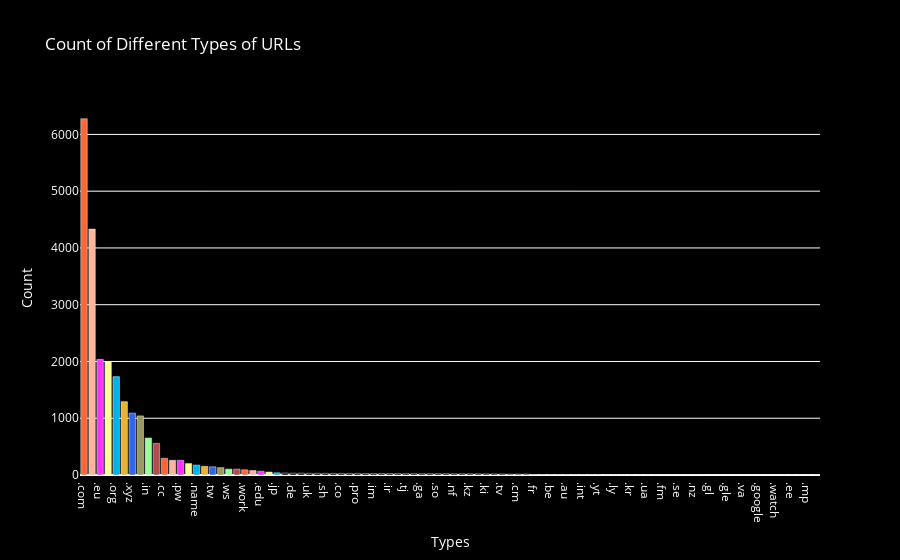

Notebook cell for this chart:
### Markdown cell above
### Plot the `domain_name`
- `.com` has the hightest number
- `.net` has the second
- `.eu` is the thrid

### Code cell
count = df['domain_name'].value_counts()
colors = [
    '#FF6633', '#FFB399', '#FF33FF', '#FFFF99', '#00B3E6',
    '#E6B333', '#3366E6', '#999966', '#99FF99', '#B34D4D',
    '#FF6633', '#FFB399', '#FF33FF', '#FFFF99', '#00B3E6',
    '#E6B333', '#3366E6', '#999966', '#99FF99', '#B34D4D',
    '#FF6633', '#FFB399', '#FF33FF', '#FFFF99', '#00B3E6',
]
fig = go.Figure(data=[go.Bar(x=count.index, y=count, marker=dict(color=colors))])
fig.update_layout(
    xaxis_title='Types',
    yaxis_title='Count',
    title='Count of Different Types of URLs',
    plot_bgcolor='black',
    paper_bgcolor='black',
    font=dict(color='white')
)
fig.update_xaxes(tickfont=dict(color='white'))
fig.update_yaxes(tickfont=dict(color='white'))
fig.show()

### Figure 1 — Plotly figure (JSON) as saved in the notebook; plotly's stock layout.template omitted (floating-point values rounded to 4 significant figures)
{"data": [{"marker": {"color": ["#FF6633", "#FFB399", "#FF33FF", "#FFFF99", "#00B3E6", "#E6B333", "#3366E6", "#999966", "#99FF99", "#B34D4D", "#FF6633", "#FFB399", "#FF33FF", "#FFFF99", "#00B3E6", "#E6B333", "#3366E6", "#999966", "#99FF99", "#B34D4D", "#FF6633", "#FFB399", "#FF33FF", "#FFFF99", "#00B3E6"]}, "type": "bar", "x": [".com", ".net", ".eu", ".info", ".org", ".biz", ".xyz", ".ru", ".in", ".cn", ".cc", ".su", ".pw", ".top", ".name", ".me", ".tw", ".us", ".ws", ".pl", ".work", ".click", ".edu", ".gov", ".jp", ".sx", ".de", ".ms", ".uk", ".ug", ".sh", ".bz", ".co", ".to", ".pro", ".mn", ".im", ".nu", ".ir", ".mu", ".tj", ".bit", ".ga", ".cx", ".so", ".ac", ".nf", ".sc", ".kz", ".la", ".ki", ".xxx", ".tv", ".mx", ".cm", ".ca", ".fr", ".nl", ".be", ".it", ".au", ".pm", ".int", ".tf", ".yt", ".br", ".ly", ".ch", ".kr", ".es", ".ua", ".id", ".fm", ".th", ".se", ".io", ".nz", ".mil", ".gl", ".page", ".gle", ".at", ".va", ".dev", ".google", ".gd", ".watch", ".gg", ".ee", ".site", ".mp", ".ph"], "y": [6276, 4332, 2035, 2000, 1732, 1292, 1090, 1041, 651, 557, 294, 259, 259, 202, 174, 153, 145, 130, 103, 103, 91, 79, 65, 52, 38, 34, 32, 32, 30, 30, 29, 28, 28, 28, 28, 26, 25, 25, 25, 24, 23, 23, 23, 23, 23, 23, 22, 22, 22, 21, 20, 19, 18, 15, 15, 15, 9, 7, 6, 6, 6, 5, 5, 4, 4, 3, 3, 3, 3, 2, 2, 2, 2, 2, 2, 2, 2, 2, 1, 1, 1, 1, 1, 1, 1, 1, 1, 1, 1, 1, 1, 1]}], "layout": {"autosize": true, "font": {"color": "white"}, "paper_bgcolor": "black", "plot_bgcolor": "black", "title": {"text": "Count of Different Types of URLs"}, "xaxis": {"autorange": true, "range": [-0.5, 91.5], "tickfont": {"color": "white"}, "title": {"text": "Types"}, "type": "category"}, "yaxis": {"autorange": true, "range": [0, 6606.0], "tickfont": {"color": "white"}, "title": {"text": "Count"}, "type": "linear"}}}
